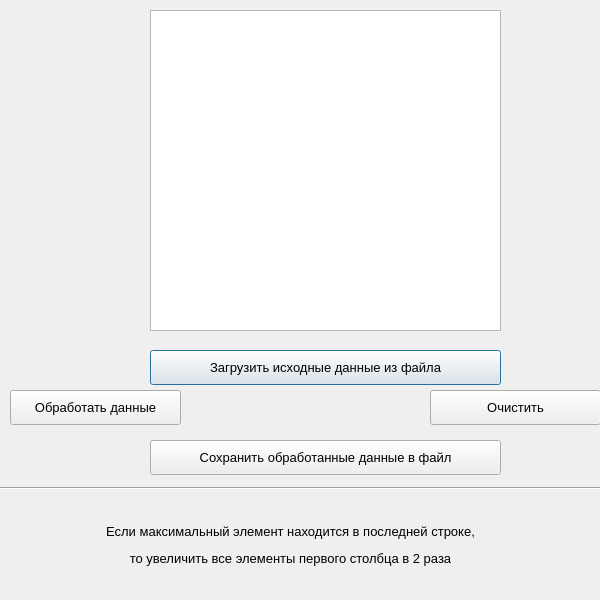
<?xml version="1.0" encoding="UTF-8"?>
<ui version="4.0">
 <class>Dialog</class>
 <widget class="QDialog" name="Dialog">
  <property name="geometry">
   <rect>
    <x>0</x>
    <y>0</y>
    <width>600</width>
    <height>600</height>
   </rect>
  </property>
  <property name="minimumSize">
   <size>
    <width>600</width>
    <height>600</height>
   </size>
  </property>
  <property name="maximumSize">
   <size>
    <width>600</width>
    <height>600</height>
   </size>
  </property>
  <property name="windowTitle">
   <string>Dialog</string>
  </property>
  <widget class="QPlainTextEdit" name="plainTextEdit">
   <property name="geometry">
    <rect>
     <x>150</x>
     <y>10</y>
     <width>351</width>
     <height>321</height>
    </rect>
   </property>
   <property name="font">
    <font>
     <family>Segoe UI</family>
     <pointsize>10</pointsize>
    </font>
   </property>
  </widget>
  <widget class="QPushButton" name="btn_upload_data">
   <property name="geometry">
    <rect>
     <x>150</x>
     <y>350</y>
     <width>351</width>
     <height>35</height>
    </rect>
   </property>
   <property name="font">
    <font>
     <family>Segoe UI</family>
     <pointsize>10</pointsize>
    </font>
   </property>
   <property name="text">
    <string>Загрузить исходные данные из файла</string>
   </property>
  </widget>
  <widget class="QPushButton" name="btn_process_data">
   <property name="geometry">
    <rect>
     <x>10</x>
     <y>390</y>
     <width>171</width>
     <height>35</height>
    </rect>
   </property>
   <property name="font">
    <font>
     <family>Segoe UI</family>
     <pointsize>10</pointsize>
    </font>
   </property>
   <property name="text">
    <string>Обработать данные</string>
   </property>
  </widget>
  <widget class="QPushButton" name="btn_clear">
   <property name="geometry">
    <rect>
     <x>430</x>
     <y>390</y>
     <width>171</width>
     <height>35</height>
    </rect>
   </property>
   <property name="font">
    <font>
     <family>Segoe UI</family>
     <pointsize>10</pointsize>
    </font>
   </property>
   <property name="text">
    <string>Очистить</string>
   </property>
  </widget>
  <widget class="QPushButton" name="btn_save_data">
   <property name="geometry">
    <rect>
     <x>150</x>
     <y>440</y>
     <width>351</width>
     <height>35</height>
    </rect>
   </property>
   <property name="font">
    <font>
     <family>Segoe UI</family>
     <pointsize>10</pointsize>
    </font>
   </property>
   <property name="text">
    <string>Сохранить обработанные данные в файл</string>
   </property>
  </widget>
  <widget class="QLabel" name="label_task_1">
   <property name="geometry">
    <rect>
     <x>0</x>
     <y>490</y>
     <width>581</width>
     <height>111</height>
    </rect>
   </property>
   <property name="font">
    <font>
     <family>Segoe UI</family>
     <pointsize>10</pointsize>
    </font>
   </property>
   <property name="text">
    <string>&lt;html&gt;&lt;head/&gt;&lt;body&gt;&lt;p align=&quot;center&quot;&gt;Если максимальный элемент находится в последней строке,&lt;/p&gt;&lt;p align=&quot;center&quot;&gt;то увеличить все элементы первого столбца в 2 раза&lt;/p&gt;&lt;/body&gt;&lt;/html&gt;</string>
   </property>
  </widget>
  <widget class="Line" name="line">
   <property name="geometry">
    <rect>
     <x>0</x>
     <y>480</y>
     <width>601</width>
     <height>16</height>
    </rect>
   </property>
   <property name="orientation">
    <enum>Qt::Horizontal</enum>
   </property>
  </widget>
 </widget>
 <resources/>
 <connections/>
</ui>
